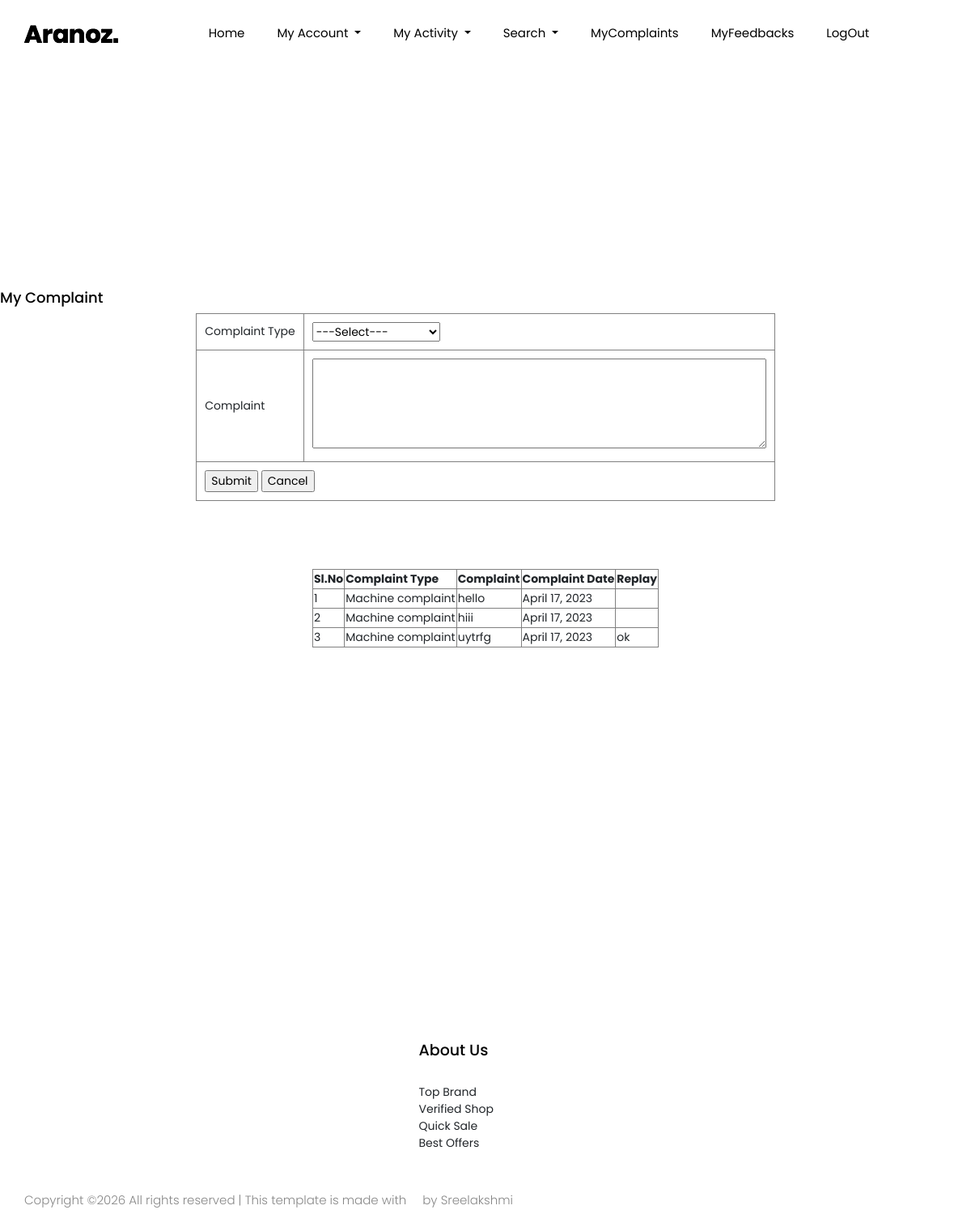
Page /user/usercomplaint/ (signed in) on the committed database.
### Admin/models.py (models this page shows)
class Complaint(models.Model):
    complainttype=models.ForeignKey(Complainttype,on_delete=models.CASCADE)
    complaint_details=models.CharField(max_length=100)
    complaint_date=models.DateField(auto_now=True)
    complaint_vsts=models.IntegerField(default=0)
    complaint_replay=models.CharField(max_length=100)
    user=models.ForeignKey(User,on_delete=models.SET_NULL,null=True)
    shop=models.ForeignKey(Shop,on_delete=models.SET_NULL,null=True)

class Complainttype(models.Model):
    complaintyp=models.CharField(max_length=50)
    def __str__(self):
        return self.complaintyp

### Users/views.py (the view)
# urls.py: path('usercomplaint/',views.mycomplaint,name="usercomplaint"),
def mycomplaint(request):
    comp= Complaint.objects.all()
    userid=User.objects.get(id=request.session["uid"])
    complaintyp=Complainttype.objects.all()
    if request.method=="POST":
        ctype=Complainttype.objects.get(id=request.POST.get('ddlcomplaint'))
        Complaint.objects.create(complaint_details=request.POST.get("txt_complaint"),user=userid,complainttype=ctype)
        return render(request,"Users/Complaint.html",{'comp':comp,'complaintyp':complaintyp})
    else:
        return render(request,"Users/Complaint.html",{'comp':comp,'complaintyp':complaintyp})

### Users/Templates/Users/Complaint.html (shortened to what this page needs)
{% extends 'Users/Head.html'%}
{% load static %}
{% block content %}
<!DOCTYPE html>
<html lang="en">
<head>
</head>
<body>
    <form method="post">
      <h4>My Complaint</h4>
        <table  border="1" cellpadding="10" align="center">
            <tr>
                <td>Complaint Type</td>
                <td><select name="ddlcomplaint" id="ddlcomplaint">
                    <option value="">---Select---</option>
                </select></td>
            </tr>
            <tr>
                <td>Complaint</td>
                <td><textarea name="txt_complaint" id="txtcomplaint" cols="45" rows="5" required="required"></textarea></td>
            </tr>
            <tr>
                <td colspan="2"><input type="submit" name="btn_submit" id="btnsubmit" value="Submit">
                <input type="submit" name="btn_cancel" id="btncancel" value="Cancel"></td>
            </tr>
            </table>
            <br><br><br><br>
            <table border="1" align="center">
                <tr>
                    <th>Sl.No</th>
                    <th>Complaint Type</th>
                    <th>Complaint</th>
                    <th>Complaint Date</th>
                    <th>Replay</th>
                    </tr>
                    {% for i in comp %}
                <tr>
                    <td>{{forloop.counter}}</td>
                    <td>{{i.complainttype}}</td>
                    <td>{{i.complaint_details}}</td>
                    <td>{{i.complaint_date}}</td>
                    <td>{{i.complaint_replay}}</td>
                    {% endfor %}
                </tr>
                </table>
                </form>
                </body>
                </html>
                {% endblock content %}

### rows in the picture
Complaint: complainttype "Machine complaint", complaint_details "hello", complaint_date "April 17, 2023"
Complaint: complainttype "Machine complaint", complaint_details "hiii", complaint_date "April 17, 2023"
Complaint: complainttype "Machine complaint", complaint_details "uytrfg", complaint_date "April 17, 2023", complaint_replay "ok"
